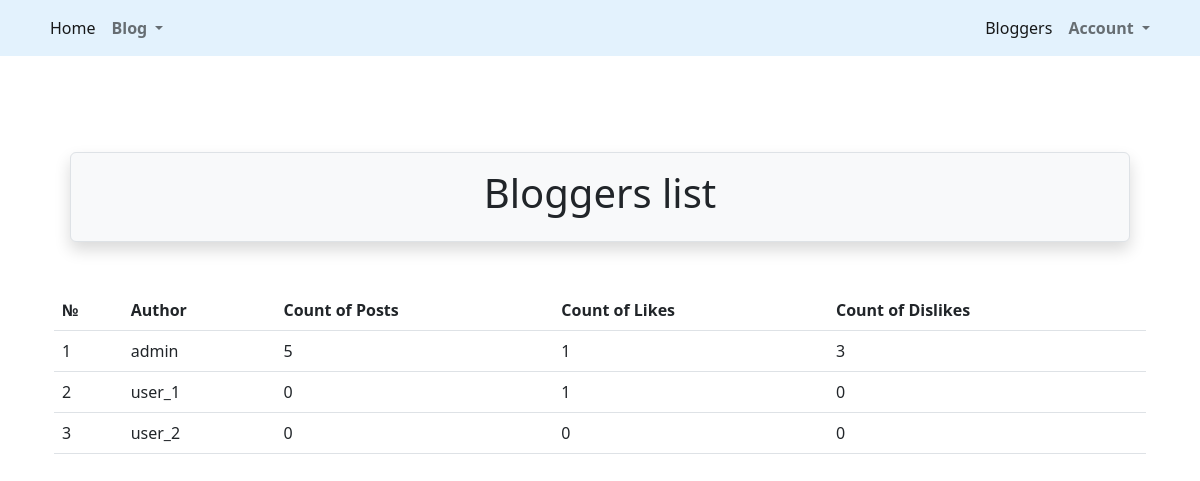
Page /posts/bloggers/ on the earlier database version.
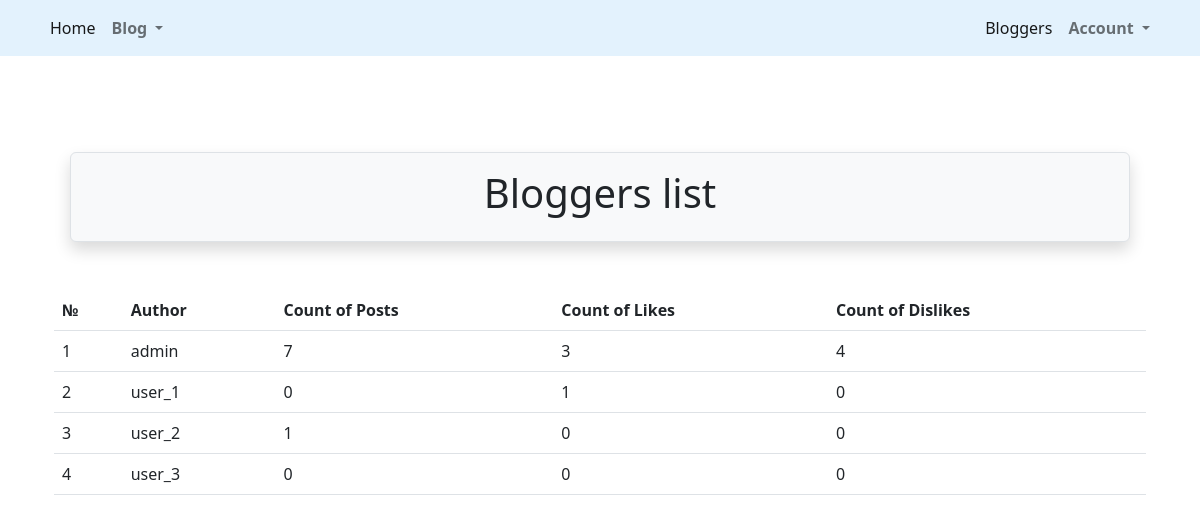
Same page on the later database version.
### src/accounts/models.py (models this page shows, shortened)
class User(AbstractUser):
    is_activated = models.BooleanField(default=True, db_index=True)
    avatar = models.ImageField(upload_to=avatar_place, default='profile/default.png')
    birthday = models.DateField(null=True, blank=True)
    city = models.CharField(max_length=50, null=True, blank=True)
    class Meta(AbstractUser.Meta):
        db_table = 'user'

### src/post/views.py (the view)
# urls.py: path('bloggers/', ListOfBloggers.as_view(), name='blogger_list'),
class ListOfBloggers(ListView):
    model = User
    template_name = 'bloggers/bloggers_list.html'

### src/post/templates/bloggers/bloggers_list.html (shortened to what this page needs)
{% extends 'base.html' %}
{% load static %}
{% load crispy_forms_filters %}
{% block header %}
    Bloggers list
{% endblock %}
{% block content %}
    {% if object_list %}
        <table class="table table-hover">
            <thead class="thead-dark">
                <tr>
                    <th>№</th>
                    <th>Author</th>
                    <th>Count of Posts</th>
                    <th>Count of Likes</th>
                    <th>Count of Dislikes</th>
                </tr>
            </thead>
            <tbody>
            {% for post in object_list %}
                <tr>
                    <td>{{ forloop.counter }}</td>
                <td>{% if user.is_authenticated %} <a href="{% url 'posts:blogger_detail' post.id %}">
                    {{ post.username }}</a>
                    {% else %} {{ post.username }}
                        {% endif %}</td>
                    <td>{{ post.posts_set.count }}</td>
                    <td>{{ post.likes.count }}</td>
                    <td>{{ post.dislikes.count }}</td>
            {% endfor %}
            </tbody>
        </table>
    {% else %}
        <p>There are no posts yet!</p>
    {% endif %}
{% endblock %}

### src/templates/base.html (shortened to what this page needs)
<!DOCTYPE html>
<html lang="en">
<head>
    <link href="https://cdn.jsdelivr.net/npm/bootstrap@5.2.2/dist/css/bootstrap.min.css" rel="stylesheet"
>
    <link rel="stylesheet" href="https://cdn.jsdelivr.net/npm/bootstrap-icons@1.9.1/font/bootstrap-icons.css">
</head>
    <body>
        {% include 'includes/header.html' %}
        <div class="container mt-1 pt-1">
        <div class="container mt-4 pt-5">
            <div class="border rounded text-center p-3 m-3 mb-5 bg-light shadow">
                <h1>{% block header %}{% endblock %}</h1>
            </div>
            {% block content %}{% endblock %}
        </div>
    </body>
</html>

### src/templates/includes/header.html (shortened to what this page needs)
{% load static %}
<nav class="navbar navbar-expand-lg sticky-top"  style="background-color: #e3f2fd;">
  <div class="container">
    <div class="collapse navbar-collapse" id="navbarSupportedContent">
      <ul class="navbar-nav me-auto mb-2 mb-lg-0">
        <li class="nav-item">
          <a class="nav-link active" aria-current="page" href="{% url 'index' %}">Home</a>
        </li>
        <li class="nav-item dropdown">
          <a class="nav-link dropdown-toggle" href="#" role="button" data-bs-toggle="dropdown" aria-expanded="false">
              <strong>Blog</strong>
          </a>
      </ul>
        <div class="d-flex">
            <ul class="navbar-nav me-auto mb-2 mb-lg-0">
            <li class="nav-item">
          <a class="nav-link active" aria-current="page" href="{% url 'posts:blogger_list' %}">Bloggers</a>
        </li>
        <li class="nav-item dropdown">
          <a class="nav-link dropdown-toggle" href="#" role="button" data-bs-toggle="dropdown" aria-expanded="false">
            <strong>Account</strong>
          </a>
        </div>
    </div>
  </div>
</nav>

Differences in the rows shown:
changed User "admin": posts_set.count "5" → "7"; likes.count "1" → "3"; dislikes.count "3" → "4"
changed User "user_2": posts_set.count "0" → "1"
added User: username "user_3", posts_set.count "0", likes.count "0", dislikes.count "0"
